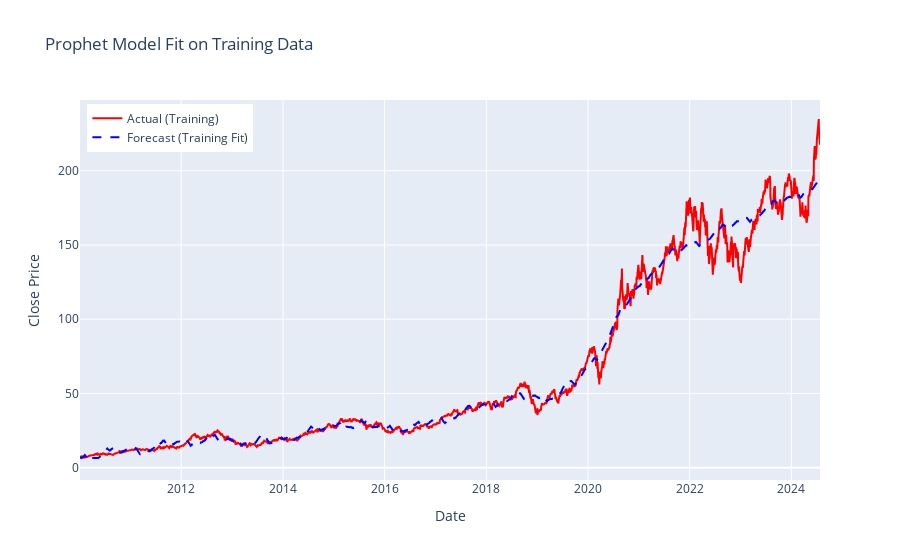

Notebook cell for this chart:
### Markdown cell above
#### 4. Check Model fitment on training data

### Code cell
# Predict on training data for model fitment using visualization
train_forecast = model.predict(train_data[['ds']])

# Evaluation metrics
rmse = round(np.sqrt(mean_squared_error(train_data['y'], train_forecast['yhat'])),2)
mae = round(mean_absolute_error(train_data['y'], train_forecast['yhat']),2)
mape = round((1- np.mean(np.abs((train_data['y'] - train_forecast['yhat']) / train_data['y'])))* 100,2)
mda = round((np.mean((np.sign(train_data['y'].diff()) == np.sign(train_forecast['yhat'].diff())).astype(int)) * 100),2)

# Print evaluation metrics
print(f"RMSE of Training: {rmse}")
print(f"MAE of Training: {mae}")
print(f"Accuracy(1-MAPE) of Training: {mape:.2f}%")
print(f"MDA of Training: {mda:.2f}%")

# Create a Plotly figure to visualize the model fit on training data
fig = make_subplots()

# Add actual data trace (training data)
fig.add_trace(go.Scatter(
    x=train_data['ds'], 
    y=train_data['y'], 
    mode='lines', 
    name='Actual (Training)',
    line=dict(color='red')
))

# Add forecasted data trace (training fitment)
fig.add_trace(go.Scatter(
    x=train_forecast['ds'], 
    y=train_forecast['yhat'], 
    mode='lines', 
    name='Forecast (Training Fit)',
    line=dict(color='blue', dash='dash')
))

# Update layout
fig.update_layout(
    title="Prophet Model Fit on Training Data",
    xaxis_title="Date",
    yaxis_title="Close Price",
    legend=dict(x=0.01, y=0.99),
    hovermode="x unified"
)

# Show the plot
fig.show()

### Figure 1 — Plotly figure (JSON) as saved in the notebook; plotly's stock layout.template omitted (floating-point values rounded to 4 significant figures; data arrays with more than 128 entries replaced by an {"elided": "..."} marker saying what was removed)
{"data": [{"line": {"color": "red"}, "mode": "lines", "name": "Actual (Training)", "type": "scatter", "x": {"elided": "3664 str values"}, "y": {"elided": "3664 float values"}}, {"line": {"color": "blue", "dash": "dash"}, "mode": "lines", "name": "Forecast (Training Fit)", "type": "scatter", "x": {"elided": "3664 str values"}, "y": {"elided": "3664 float values"}}], "layout": {"hovermode": "x unified", "legend": {"x": 0.01, "y": 0.99}, "title": {"text": "Prophet Model Fit on Training Data"}, "xaxis": {"anchor": "y", "domain": [0, 1], "title": {"text": "Date"}}, "yaxis": {"anchor": "x", "domain": [0, 1], "title": {"text": "Close Price"}}}}
